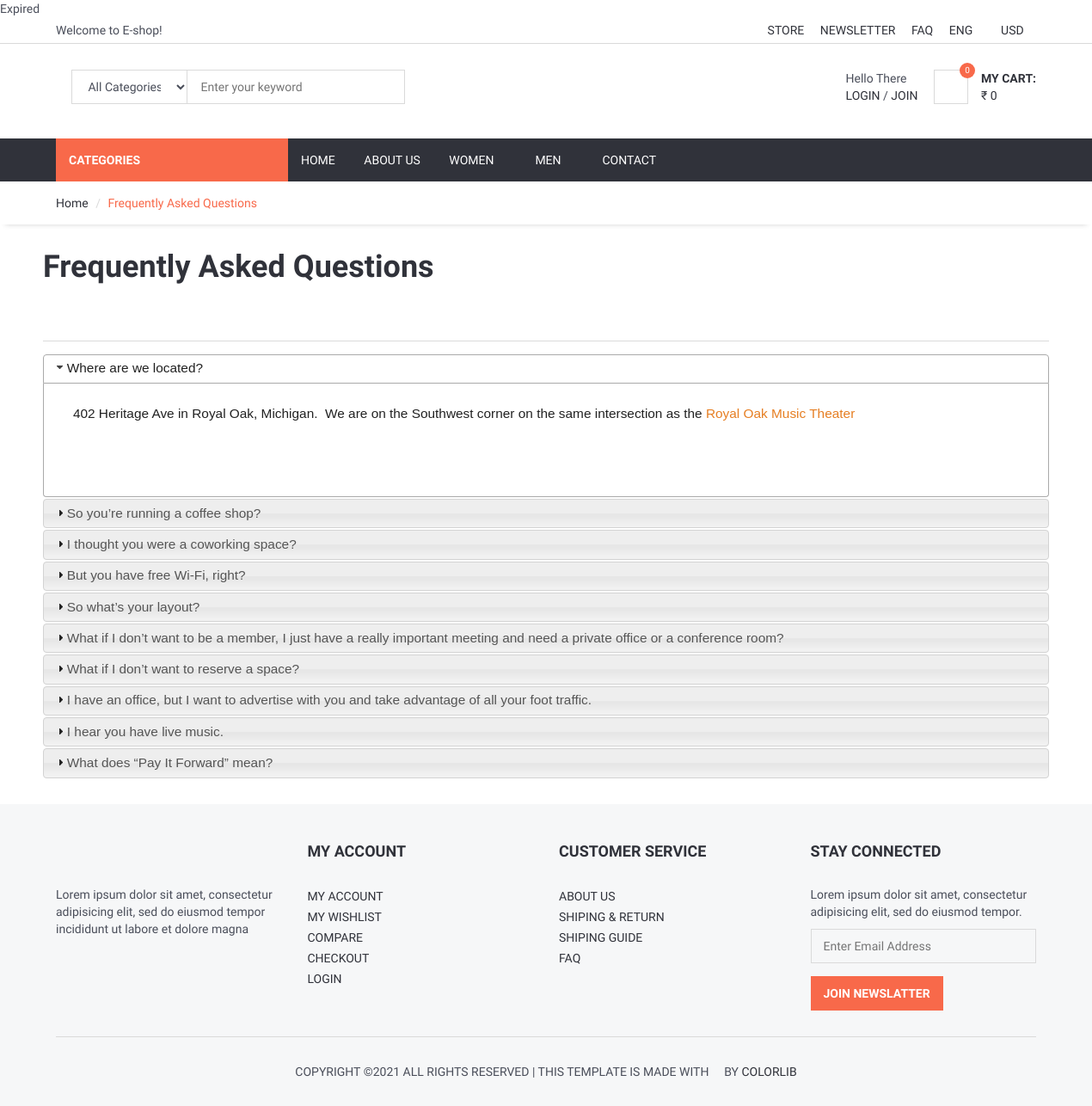
Screenshot of /faq/ with the database file from the repository.
### home/models.py (models this page shows, shortened)
class FAQ(models.Model):
    STATUS = (
        ('True', 'True'),
        ('False', 'False'),
    )
    ordernumber = models.IntegerField()
    question = models.CharField(max_length=200)
    answer = RichTextUploadingField()
    status=models.CharField(max_length=10, choices=STATUS)
    create_at=models.DateTimeField(auto_now_add=True)
    update_at=models.DateTimeField(auto_now=True)

### home/views.py (the view)
# urls.py: path('faq/', views.faq, name='faq'),
def faq(request):
    category = Category.objects.all()
    faq = FAQ.objects.filter(status="True").order_by("ordernumber")
    context = {'faq': faq, 'category': category}
    return render(request, 'faq.html', context)

### home/templatetags/myapptags.py (called while the page is built, shortened)
@register.simple_tag
def categorylist():
    return Category.objects.all()

@register.simple_tag
def shopcartcount(userid):
    count = ShopCart.objects.filter(user_id=userid).count()
    return count

@register.simple_tag
def shopcartAmount(userid):
    totalamount = 0
    userShopCart = ShopCart.objects.filter(user_id=userid)
    return totalamount

@register.simple_tag
def shopcartItems(userid):
    userShopCart = ShopCart.objects.filter(user_id=userid)
    return userShopCart

@register.simple_tag
def check_productDiscount_expiry(request):
    discounts = ProductDiscount.objects.filter()
    return discounts

@register.simple_tag
def cashBackRecieved(): #byCoupon
    userOrders = Order.objects.filter(status='Completed', cashBackIssuedStatus=False)
    for everyuserOrder in userOrders:
        cashBack = everyuserOrder.cashBackIssued

### home/templates/faq.html (shortened to what this page needs)
{% extends 'homebase.html' %}
{% block sidebar %} {% include 'sidebar.html' %} {% endblock %}
{% block body %}
    <div id="breadcrumb">
        <div class="container">
            <ul class="breadcrumb">
                <li><a href="/">Home</a></li>
                <li class="active">Frequently Asked Questions</li>
            </ul>
        </div>
    </div>
    <div class="section">
        <div class="container">
            <div class="row">
                <h1>Frequently Asked Questions</h1>
                <br><br><hr>
                <div id="accordion">
                    {% for rs in faq %}
                        <h3>{{ rs.question }}</h3>
                        <div>
                            <p>
                                {{ rs.answer | safe }}
                            </p>
                        </div>
                    {% endfor %}
                </div>
            </div>
        </div>
    </div>
{% endblock %}

### home/static/css/style.css (style rules this page uses)
body { font-family: 'Hind', sans-serif; color: #4A4E5A; overflow-x: hidden; }
h1, h2, h3, h4, h5, h6 { color: #30323A; margin: 0 0 10px; font-weight: 700; }
ul, ol { margin: 0; padding: 0; list-style: none }
hr { margin-top: 15px; margin-bottom: 15px; border-color: #DADADA; }
.section { padding-top: 30px; padding-bottom: 30px; }
#breadcrumb { -webkit-box-shadow: 0px 6px 6px -6px rgba(0, 0, 0, 0.175); box-shadow: 0px 6px 6px -6px rgba(0, 0, 0, 0.175); }
.breadcrumb { background-color: transparent; border: none; border-radius: 0px; padding: 15px 0px; margin: 0; }
.breadcrumb>.active { color: #F8694A; }
.breadcrumb>li+li:before { color: #DADADA; }

### rows the page displays
FAQ: question "Where are we located?", answer "402 Heritage Ave in Royal Oak, Michigan. We are on the Southwest corner on the same intersection as the Royal Oak Music Theater"
FAQ: question "So you’re running a coffee shop?"
FAQ: question "I thought you were a coworking space?"
FAQ: question "But you have free Wi-Fi, right?"
FAQ: question "So what’s your layout?"
FAQ: question "What if I don’t want to be a member, I just have a really important meeting and need a private office or a conference room?"
FAQ: question "What if I don’t want to reserve a space?"
FAQ: question "I have an office, but I want to advertise with you and take advantage of all your foot traffic."
FAQ: question "I hear you have live music."
FAQ: question "What does “Pay It Forward” mean?"

### other values shown
{{ sub_dict.subscriptionPeriod }} "Expired"
{{ count }} "0"
{{ totalamount }} "0"
